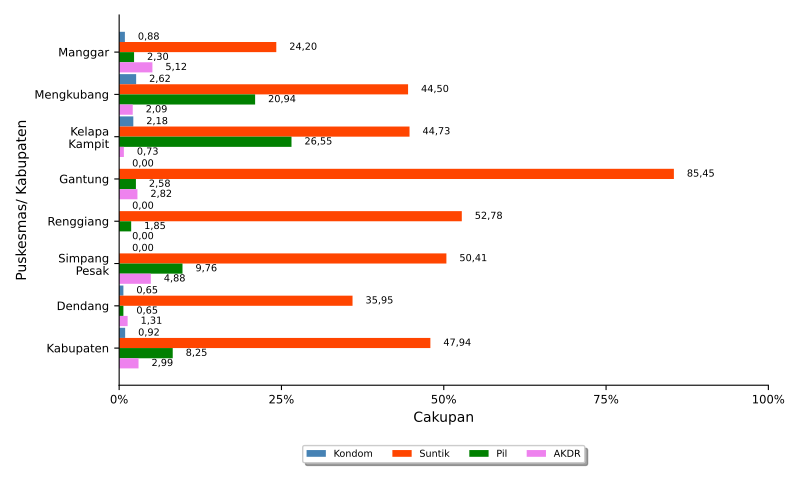

Generate this figure with Python:
import numpy as np
import matplotlib.pyplot as plt
import pandas
from textwrap import wrap
from matplotlib.ticker import FuncFormatter
import locale
locale.setlocale(locale.LC_ALL, 'id_ID.UTF8')

import sys, os, inspect
currentdir = os.path.dirname(os.path.abspath(inspect.getfile(inspect.currentframe())))
parentdir = os.path.dirname(currentdir)
sys.path.insert(0, parentdir)

berkasData = currentdir +'\\bab_05_07_dataKBpascaSalin.csv'
berkasSimpan = currentdir +'\\bab_05_07_KBpascaSalin_a.pdf'
# judulDiagram = 'Cakupan Peserta KB pasca salin (1)\nTahun 2021'
sumbuX = 'Cakupan'
sumbuY = 'Puskesmas/ Kabupaten'
tickerSumbuX = np.arange(0,110,25)

# read data file
colnames = ['kecamatan','Kondom','Suntik','Pil','AKDR','Implan','MOP','MOW','MAL','Aktif']
data = pandas.read_csv(berkasData, names=colnames, sep=';')
kecamatan = data.kecamatan.tolist()
bar1 = data.Kondom.tolist()
bar2 = data.Suntik.tolist()
bar3 = data.Pil.tolist()
bar4 = data.AKDR.tolist()

ind = np.arange(len(kecamatan))  # the x locations for the groups
width = 0.24       # the width of the bars
widthDL = 2

# make bars
fig, ax = plt.subplots()
rects1 = ax.barh(ind, bar1, width, color='steelblue', label='Kondom')
rects2 = ax.barh(ind + width, bar2, width, color='orangered', label = 'Suntik')
rects3 = ax.barh(ind + 2*width, bar3, width, color='green', label = 'Pil')
rects4 = ax.barh(ind + 3*width, bar4, width, color='violet', label = 'AKDR')

# add some text for labels, title and axes ticks
# ax.set_title(judulDiagram)
ax.set_xticks(tickerSumbuX)
ax.set_xlabel(sumbuX)
ax.xaxis.set_major_formatter(FuncFormatter(lambda x, pos: "{:n}%".format(x)))

ax.set_yticks(ind+1.5*width)
ax.set_yticklabels(list([ '\n'.join(wrap(l, 10)) for l in kecamatan ]))
ax.invert_yaxis()
ax.set_ylabel(sumbuY)

ax.tick_params(axis='both', which='major', labelsize='small')
ax.spines['top'].set_visible(False)
ax.spines['right'].set_visible(False)

# make legend box
box = ax.get_position()
ax.set_position([box.x0, box.y0 + box.height * 0.1, box.width, box.height * 0.9])
ax.legend(fontsize='x-small', loc='upper center', bbox_to_anchor=(0.5, -0.15), fancybox=True, shadow=True, ncol=4)

# add data label
for i, v in enumerate(bar1):
    ax.text(v + widthDL, i, locale.format_string("%.2f", v), ha='left', va='center', fontsize=7)
for i, v in enumerate(bar2):
    ax.text(v + widthDL, i + width, locale.format_string("%.2f", v), ha='left', va='center', fontsize=7)
for i, v in enumerate(bar3):
    ax.text(v + widthDL, i + 2*width, locale.format_string("%.2f", v), ha='left', va='center', fontsize=7)
for i, v in enumerate(bar4):
    ax.text(v + widthDL, i + 3*width, locale.format_string("%.2f", v), ha='left', va='center', fontsize=7)

# finishing
pyrfig = plt.figure(1)
pyrfig.set_figwidth(8)
pyrfig.set_figheight(5)
# tight_layout to make consistent size
# adjust subplot to make room for legend
fig.subplots_adjust(bottom=-0.15)
plt.tight_layout()
plt.savefig(berkasSimpan)
plt.close(pyrfig)
# plt.show()
